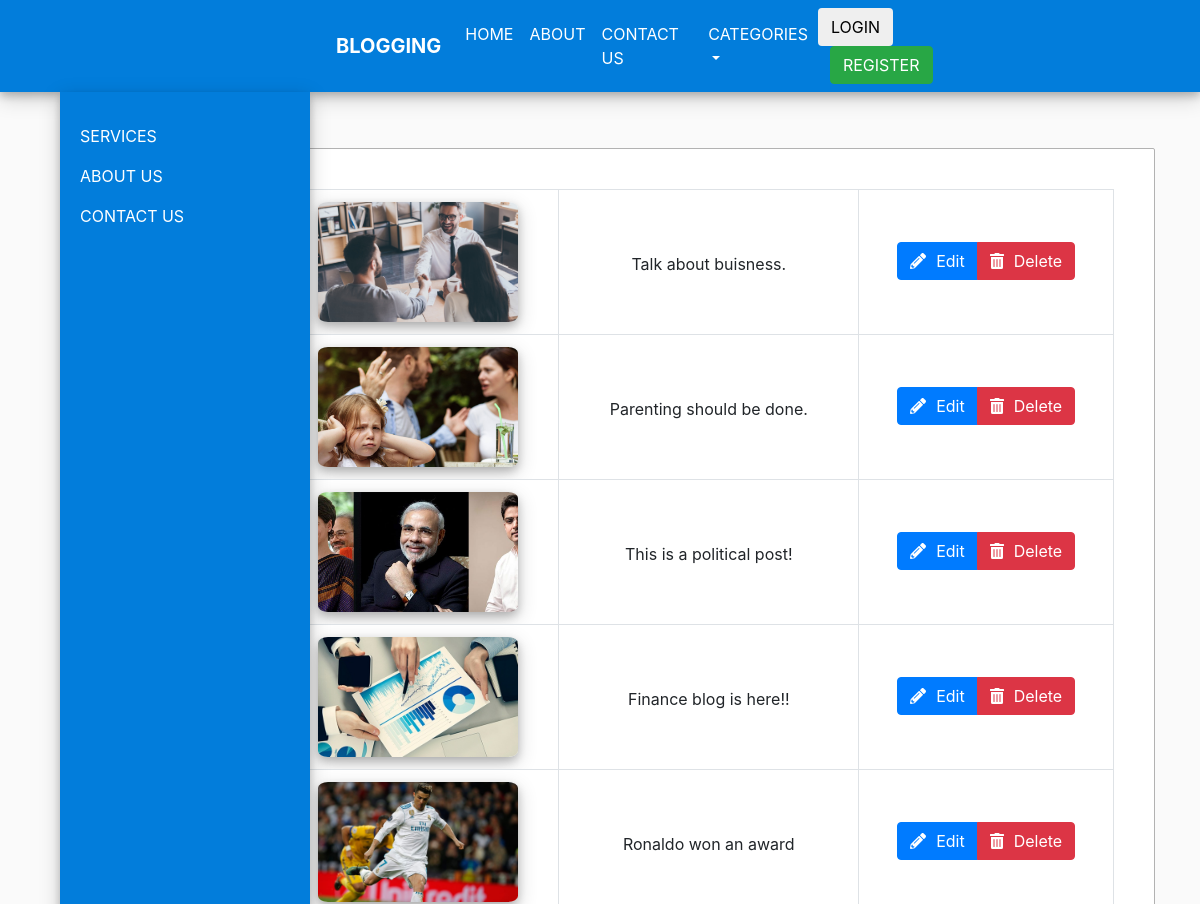
Page /view_blogs/view_blogs_admin.php (upper part) on the earlier database version.
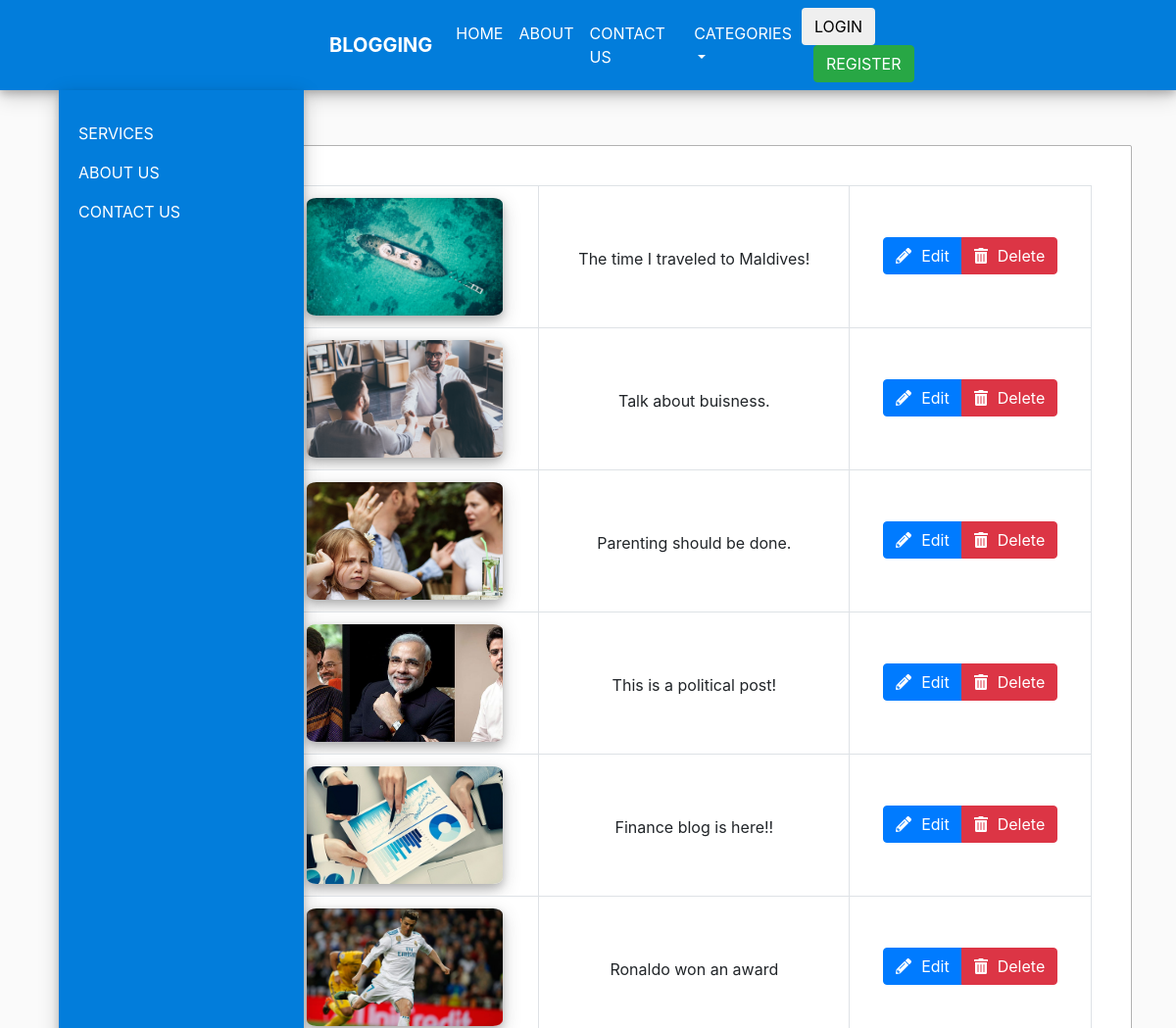
Same page on the later database version.
### tables this page shows
CREATE TABLE `blogs` (
  `blog_id` int(11) NOT NULL,
  `blog_category` varchar(100) NOT NULL,
  `blog_title` varchar(100) NOT NULL,
  `blog_pic` varchar(200) NOT NULL,
  `blog_short_desc` varchar(200) NOT NULL,
  `blog_desc` varchar(5000) NOT NULL,
  `user_id` int(11) NOT NULL,
  `created_date_time` timestamp NOT NULL DEFAULT current_timestamp(),
  `modified_date_time` datetime NOT NULL,
  `deleted_date_time` datetime NOT NULL,
  `status` int(11) NOT NULL DEFAULT 0 COMMENT '0-shown,1-hidden,2-deleted'
);

### view_blogs/view_blogs_admin.php (the view, shortened to what this page needs)
<!DOCTYPE html>
<html lang="en">
<head>
  <link rel="stylesheet" type="text/css" href="../css/bootstrap.min.css">
  <link rel="stylesheet" type="text/css" href="../style.css">
  <link rel="stylesheet" type="text/css" href="../sidebar.css">
   <link href="../css/all.css" rel="stylesheet">
</head>
<body>
  <?php
  require '../header2.php';
  ?>
  <?php
  require '../sidebar2.php';
  ?>
  <section>
    <div class="container">
      <div class="row" >
        <div class="col-md-2"></div>
        <div class="col-md-10 text-center">
          <div class="container-fluid" style="padding: 40px;background-color: #ffffff" id="about_card">
           <table id="datatable-responsive" class="table table-striped table-bordered dt-responsive nowrap" cellspacing="0" width="100%">
            <tbody>
              <?php
              require '../connect.php';
              $sql= $conn->prepare("SELECT * FROM blogs WHERE status='0' order by created_date_time DESC");
              $sql->execute();
              $sql->setFetchMode(PDO::FETCH_ASSOC);
              if($sql->rowCount()>0){
                foreach (($sql->fetchAll()) as $key => $row) {
                  echo '<tr>
                  <td  bgcolor="#ffffff"><img src="../'.$row['blog_pic'].'" id="view_blog_img"  alt="Blog image"></td>
                  <td  bgcolor="#ffffff"><p style="margin-top:50px;" >'.$row['blog_title'].'</p></td>
                  <td  bgcolor="#ffffff">
                  <div class="btn-group" style="margin-top:40px;">
                  <button type="button" class="btn btn-primary" value="Edit" onclick=\'editfunc("' .$row["blog_id"]. '")\' ><i class="fas fa-pencil-alt" style="margin-right:10px;"></i>Edit</button>
                  <button type="button" class="btn btn-danger" value="Delete" onclick=\'deletefunc("' .$row["blog_id"]. '")\' ><i class="fas fa-trash-alt" style="margin-right:10px;"></i>Delete</button>
                  </div>
                  </td>
                  </tr>';
                }
              }
              ?>
            </tbody>
          </table>
        </div>
      </div>
    </div>
  </div>
</section>
</body>
</html>

Differences in the rows shown:
added blogs: blog_pic (picture), blog_title "The time I traveled to Maldives!"
